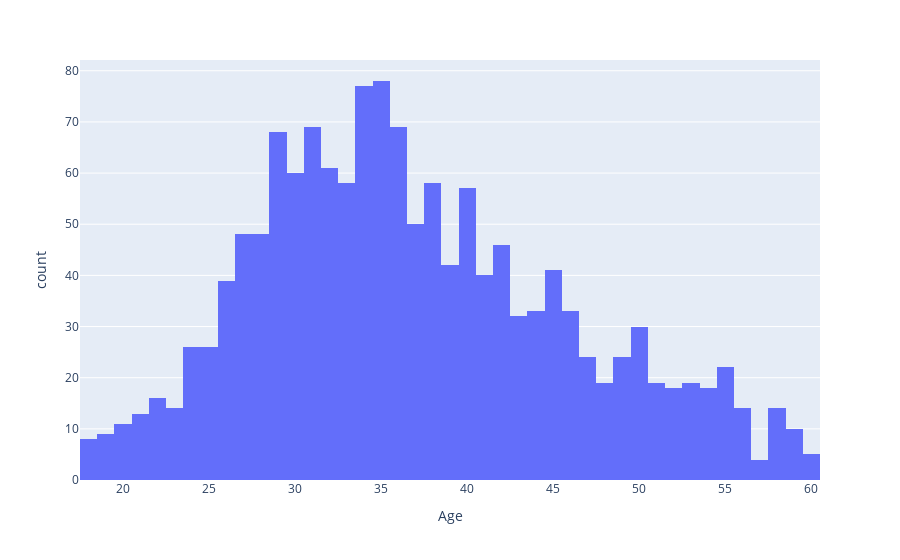

The code cell stored with this chart in its notebook:
### Markdown cell above
## Who are IBM's employees?
We'll first focus on very basic questions about age, gender, education level, etc...

6. How are the ages distributed?

### Code cell
fig = px.histogram(df, x="Age")
fig.show()

### Figure 1 — Plotly figure (JSON) as saved in the notebook; plotly's stock layout.template omitted (floating-point values rounded to 4 significant figures; data arrays with more than 128 entries replaced by an {"elided": "..."} marker saying what was removed)
{"data": [{"alignmentgroup": "True", "bingroup": "x", "hovertemplate": "Age=%{x}<br>count=%{y}<extra></extra>", "legendgroup": "", "marker": {"color": "#636efa", "pattern": {"shape": ""}}, "name": "", "offsetgroup": "", "orientation": "v", "showlegend": false, "type": "histogram", "x": {"elided": "1470 int values"}, "xaxis": "x", "yaxis": "y"}], "layout": {"autosize": true, "barmode": "relative", "legend": {"tracegroupgap": 0}, "margin": {"t": 60}, "xaxis": {"anchor": "y", "autorange": true, "domain": [0, 1], "range": [17.5, 60.5], "title": {"text": "Age"}, "type": "linear"}, "yaxis": {"anchor": "x", "autorange": true, "domain": [0, 1], "range": [0, 82.11], "title": {"text": "count"}}}}
